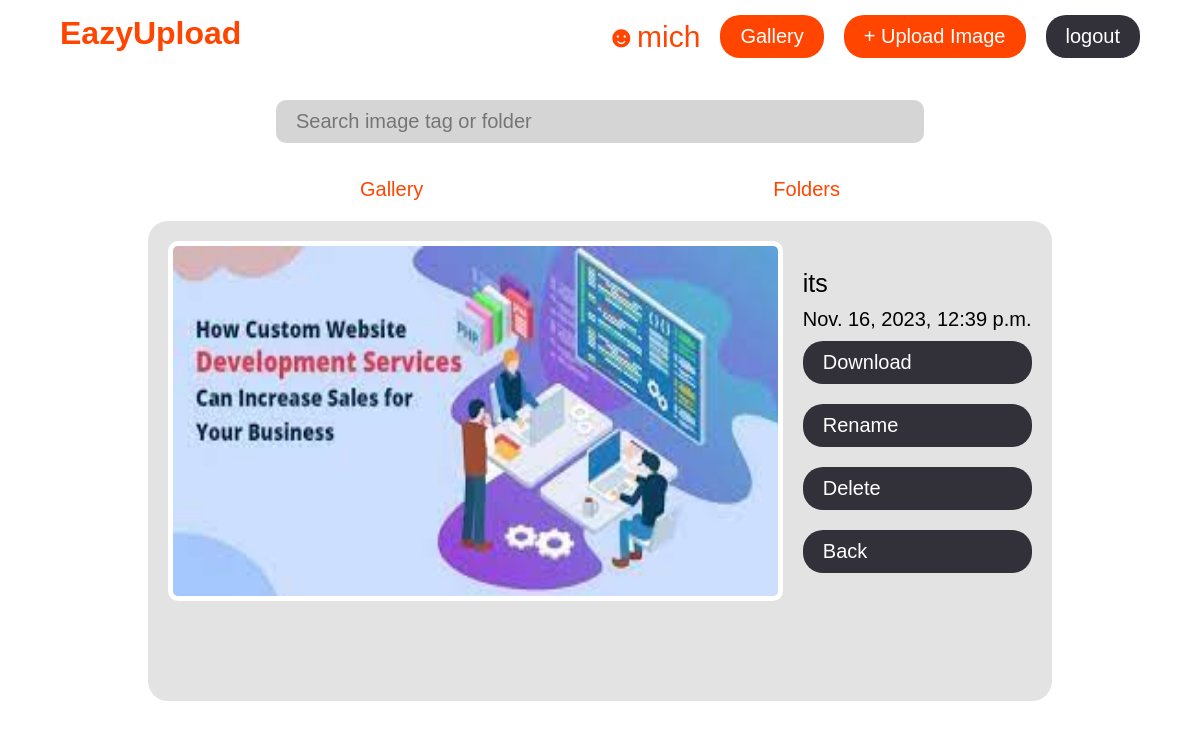
The app's page /image/1/ (signed in) with its own data.
### app/models.py (models this page shows, shortened)
class Image(models.Model):
    user = models.ForeignKey(User, on_delete=models.CASCADE, null=True, blank=True)
    folder = models.ForeignKey(Folder, on_delete=models.CASCADE)
    image = models.ImageField(upload_to="image/")
    tag = models.CharField(max_length=100)
    created = models.DateTimeField(auto_now_add=True)

### app/views.py (the view)
# urls.py: path('image/<str:pk>/', image_detail, name="image"),
@login_required(login_url='login')
def image_detail(request, pk):
    image =Image.objects.get(pk=pk)
    context = {
        'image': image
    }
    return render(request, 'app/imageDetail.html', context)

### app/templates/app/imageDetail.html
{% extends "app/galleryBase.html" %}
{% load static %}
{% block container %}
<link rel="stylesheet" href='{% static "css/imageDetail.css" %}'>
<div class="image-cont">
  <img src="{{image.image.url}}" alt="">
  <div class="detail">
    <p>{{image.tag}}</p>
    <small>{{image.created}}</small>
    <div class="actions">
        <a class="download">Download</a>
        <a href="{% url 'rename-image' image.pk %}" class="edit">Rename</a>
        <a href="{% url 'delete-image' image.pk %}" class="delete">Delete</a>
        <a href="{{request.META.HTTP_REFERER}}" class="delete">Back</a>
    </div>
  </div>
</div>
{% endblock container %}

### templates/nav.html (shortened to what this page needs)
{% load static %}
<link rel="stylesheet" href='{% static "css/nav.css" %}'>
<header>
    <a href='{% url "welcome" %}' class="logo">
        <h1>EazyUpload</h1>
    </a>
    <nav>
        {% if request.user.is_authenticated %}
        <p> &#x263B;{{request.user.username}}</p>
        <a href='{% url "gallery" %}'>Gallery</a>
        <a href='{% url "upload" %}'>+ Upload Image</a>
        <a href='{% url "logout" %}' class="dark-purple">logout</a>
        {% else %}
        <a href='{% url "login" %}' class="dark-purple">Login</a>
        <a href="{% url 'register' %}">Register</a>
        {% endif %}
    </nav>
</header>

### static/css/base.css (style rules this page uses)
* { margin: 0; padding: 0; text-decoration: none; list-style: none; font-family: sans-serif; }

### static/css/nav.css (style rules this page uses)
header { display: flex; justify-content: space-between; position: fixed; top: 0; right: 0; left: 0; padding: 15px 5%; color: orangered; backdrop-filter: blur(20px); z-index: 10000; }
.logo { color: orangered; }
nav { display: flex; align-items: center; gap: 20px; }
nav a { font-size: 20px; color: white; padding: 10px 20px; background-color: orangered; border-radius: 20px; }
.dark-purple { background-color: #32313A; }
nav p { font-size: 30px; cursor: pointer; }

### static/css/gallery.css (style rules this page uses)
a { color: black; }

### static/css/imageDetail.css (style rules this page uses)
.image-cont { display: flex; gap: 20px; align-items: center; justify-content: center; }
.detail { display: flex; flex-direction: column; gap: 10px; width: 30%; }
img { width: 70%; height: 350px; border-radius: 10px; border: 5px solid white; }
p { font-size: 25px; }
small { font-size: 20px; }
.actions { display: flex; flex-direction: column; gap: 20px; justify-self: flex-start; }
.actions a { padding: 10px 20px; font-size: 20px; background-color: #32313A; border: none; border-radius: 20px; color: white; }

### records on screen
Image: image (picture), tag "its", created "Nov. 16, 2023, 12:39 p.m."

### other values on screen
{{ request.user.username }} "mich"
